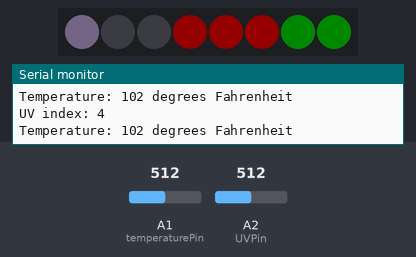
The sketch below on a simulated Arduino Uno, built with avr-gcc and run on an emulated ATmega328P. Shown: 8 RGB LEDs in strip order, left to right, the last lines printed to the serial monitor. The inputs (shaded band) are chosen by the test bench; at power-on: A1 (temperaturePin) = 512, A2 (UVPin) = 512. Dim RGB values are drawn brighter than linear.

Above: at 0.74 s.
1.3 s: A1 (temperaturePin) set to 522
At 2.5 s:
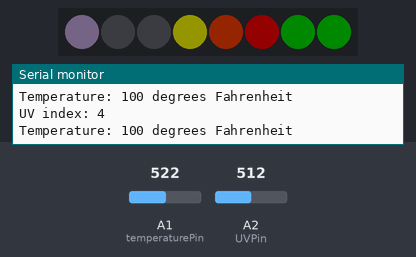
2.8 s: A1 (temperaturePin) set to 1023
At 3.56 s:
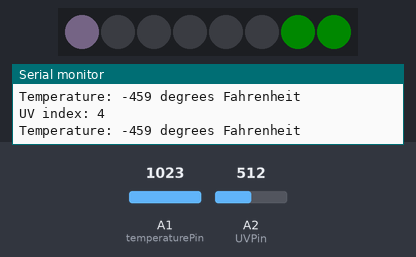
5.8 s: A2 (UVPin) set to 686
7.3 s: A2 (UVPin) set to 709
At 8.01 s:
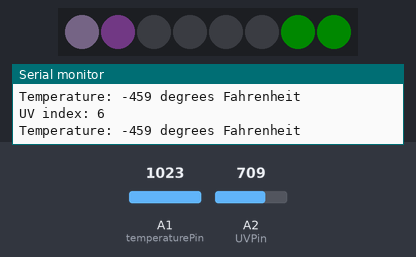
9.7 s: A1 (temperaturePin) set to 958
11.2 s: A1 (temperaturePin) set to 933
At 12.5 s:
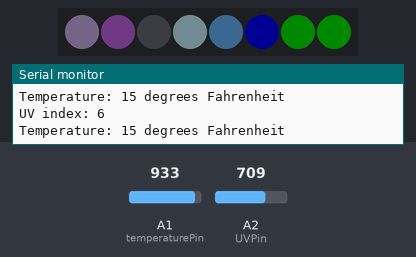
Timing chart, 0 to 13.7 s (numbered marks = the images above; inputs shaded):
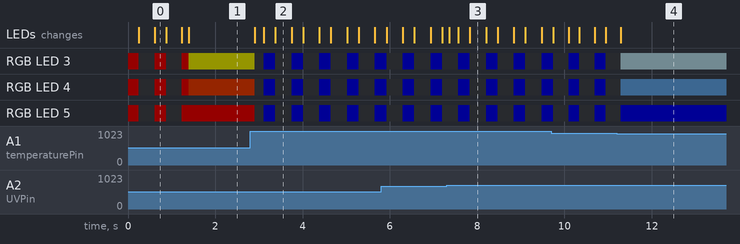

Measured:
- the behaviour switches between 512 and 513 on A1 (temperaturePin) (found by bisection; images 0 and 1)
- the behaviour switches between 694 and 695 on A2 (UVPin) (found by bisection; images 2 and 3)
- the behaviour switches between 949 and 948 on A1 (temperaturePin) (found by bisection; images 3 and 4)
- after the input at 1.3 s, the LEDs: change after 0.09 s (image 1)
- after the input at 2.8 s, RGB LED 3: RGB(20, 20, 0) → off after 0.10 s, then repeats every 0.64 s: RGB(0, 0, 20) 0.27 s, off 0.37 s; RGB LED 4: RGB(20, 5, 0) → off after 0.10 s, then repeats every 0.64 s: RGB(0, 0, 20) 0.27 s, off 0.37 s
- after the input at 7.3 s, the LEDs: change after 0.06 s (image 3)
- after the input at 11.2 s, the LEDs: change after 0.09 s (image 4)

The sketch:

armband.ino
```cpp
#include <Adafruit_NeoPixel.h>

const int LEDPin = 6;
const int numPixels = 8; // Length of LED strip
const int brightness = 20;

const int temperaturePowerPin = 2; // 2
const int temperaturePin = 1; // A1
const int lowTemps[4] = {40, 30, 20, 10}; // Fahrenheit, increasing in severity
const int highTemps[4] = {70, 80, 90, 100}; // Fahrenheit, increasing in severity

// Temperature conversion variables
int Vo;
float R1 = 10000; // value of R1 on board
float logR2, R2, T;
float c1 = 0.001129148, c2 = 0.000234125, c3 = 0.0000000876741; // Steinhart-Hart coefficients

const int UVPin = 2; // A2
const int UVThresholds[4] = {3, 5, 7, 9}; // UV index, increasing in severity

int temperature = 55; // Default value in the middle of the range
int UV = 0; // Default value
int timer = 0;
const int timerPeriod = 10;

Adafruit_NeoPixel pixels(numPixels, LEDPin, NEO_GRB + NEO_KHZ800); // Initialize pixels

void setup() {
    Serial.begin(9600);

    // Set power pins for the sensors

    // Set the pin modes for the output(LEDS) and input(temperature and UV sensors)
    pinMode(LEDPin, OUTPUT);
    pinMode(temperaturePowerPin, OUTPUT);

    pinMode(temperaturePin, INPUT);
    pinMode(UVPin, INPUT);

    pixels.begin(); // Initialize the NeoPixel strip
    pixels.setBrightness(brightness); // Turn down brightness because it's too bright otherwise
}

void loop() {
    readSensors();
    displayUV();
    displayTemperature();
    displayOnStatus(); // Display that the armband is on

    if (timer > timerPeriod) {
        timer = 0;
    } else {
        timer += 1;
    }
}

// Read the temperature and UV sensors
void readSensors() {
    // Read the temperature sensor
    digitalWrite(temperaturePowerPin, HIGH); // Turn on the temperature sensor
    Vo = analogRead(temperaturePin);
    R2 = R1 * Vo/(1023 - Vo); //calculate resistance on thermistor (https://arduinomodules.info/ky-013-analog-temperature-sensor-module/)
    logR2 = log(R2);
    temperature = (1.0 / (c1 + c2*logR2 + c3*logR2*logR2*logR2)) * 1.05; // temperature in Kelvin
    temperature = temperature - 273.15; //convert Kelvin to Celcius
    temperature = (temperature * 9.0)/ 5.0 + 32.0; //convert Celcius to Farenheit

    // Read the UV sensor
    UV = analogRead(UVPin);
    UV = max((0.0106 * UV) - 1.3577, 0); // Unit conversion

    Serial.print("Temperature: ");
    Serial.print(temperature);
    Serial.println(" degrees Fahrenheit");

    Serial.print("UV index: ");
    Serial.println(UV);
}

void displayUV() {
    // Clear UV pixels
    for (int i = 0; i < numPixels / 2; i++) {
            pixels.setPixelColor(i, pixels.Color(0, 0, 0)); // Turn off all pixels
    }

    // Light up a purple pixel for each UV threshold
    if (UV > UVThresholds[0]) {
        pixels.setPixelColor(0, pixels.Color(88, 77, 100)); // Light purple first pixel
    }

    if (UV > UVThresholds[1]) {
        pixels.setPixelColor(1, pixels.Color(75, 47, 96)); // Medium purple second pixel
    }

    if (UV > UVThresholds[2]) {
        pixels.setPixelColor(2, pixels.Color(105, 65, 136)); // Dark purple third pixel
    }

    if (UV > UVThresholds[3]) {
        flashColor(0, 3, 105, 65, 136); // Flash purple for all pixels
    }

    pixels.show(); // Update the strip
}

void displayTemperature() {
    // Clear temperature pixels
    for (int i = 3; i < numPixels; i++) {
        pixels.setPixelColor(i, pixels.Color(0, 0, 0)); // Turn off all pixels
    }

    // Light up a blue pixel for each low temperature threshold
    if (temperature < lowTemps[0]) {
        pixels.setPixelColor(3, pixels.Color(173, 216, 230)); // Light blue first pixel
    }

    if (temperature < lowTemps[1]) {
        pixels.setPixelColor(4, pixels.Color(90, 147, 219)); // Medium blue second pixel
    }

    if (temperature < lowTemps[2]) {
        pixels.setPixelColor(5, pixels.Color(0, 0, 255)); // Blue third pixel
    }

    if (temperature < lowTemps[3]) {
        flashColor(3, 6, 0, 0, 255); // Flash blue for all pixels
    }

    // Light up a red pixel for each high temperature threshold
    if (temperature > highTemps[0]) {
        pixels.setPixelColor(3, pixels.Color(255, 255, 0)); // Yellow first pixel
    }

    if (temperature > highTemps[1]) {
        pixels.setPixelColor(4, pixels.Color(255, 69, 0)); // Orange second pixel
    }

    if (temperature > highTemps[2]) {
        pixels.setPixelColor(5, pixels.Color(255, 0, 0)); // Red third pixel
    }

    if (temperature > highTemps[3]) {
        flashColor(3, 6, 255, 0, 0); // Flash red for all pixels
    }

    pixels.show(); // Update the strip
}

void displayOnStatus() {
    for (int i = 6; i < 8; i++) {
        pixels.setPixelColor(i, pixels.Color(0, 128, 0)); // Set color
    }
    pixels.show(); // Update the strip
}

void flashColor(int startIndex, int endIndex, int r, int g, int b) {
    if(timer < timerPeriod/2) {
        for (int i = startIndex; i < endIndex; i++) {
            pixels.setPixelColor(i, pixels.Color(r, g, b)); // Set color
        }
    } else {
        for (int i = startIndex; i < endIndex; i++) {
            pixels.setPixelColor(i, pixels.Color(0, 0, 0)); // Turn off the pixel
        }
    }
}

/*
Ideas:
- Average out temperature and UV readings
- Break up reading sensors into separate functions
- Break up reading sensor and printing into separate functions
*/
```
